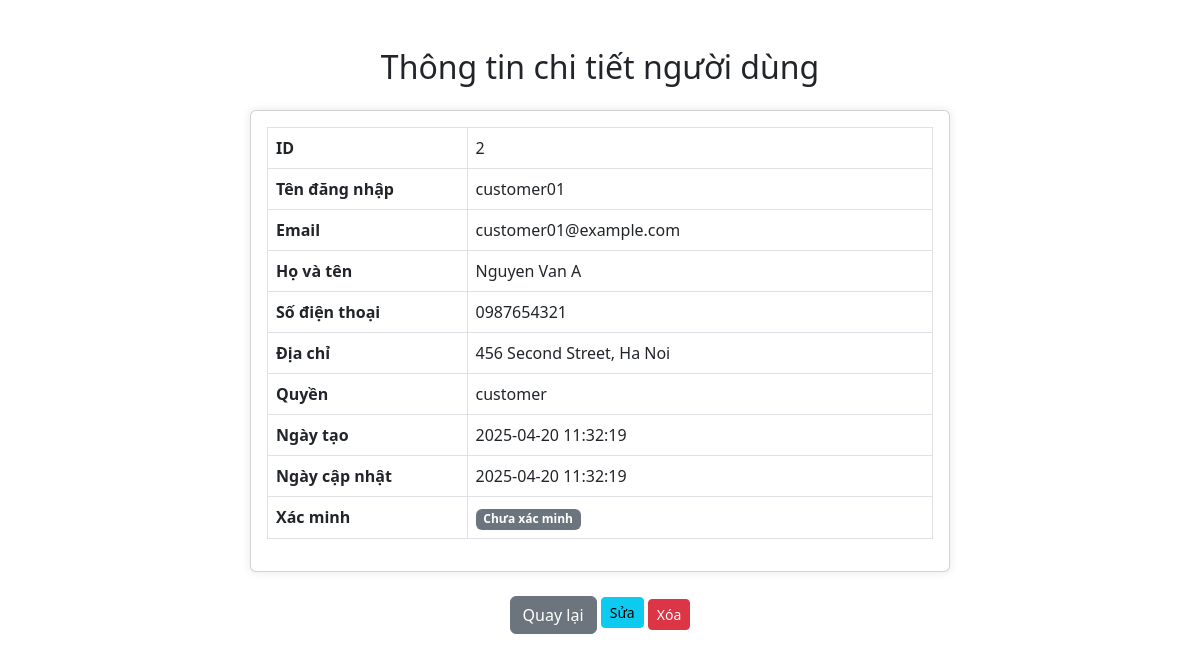
The app's page /index.php?controller=UserAdmin&action=detail&id=2 with its own data.
### tables this page shows
CREATE TABLE `users` (
  `id` int(11) NOT NULL,
  `username` varchar(50) NOT NULL,
  `password` varchar(255) NOT NULL,
  `email` varchar(100) NOT NULL,
  `full_name` varchar(100) DEFAULT NULL,
  `phone` varchar(20) DEFAULT NULL,
  `address` varchar(255) DEFAULT NULL,
  `role` enum('admin','customer') DEFAULT 'customer',
  `created_at` timestamp NOT NULL DEFAULT current_timestamp(),
  `updated_at` timestamp NOT NULL DEFAULT current_timestamp() ON UPDATE current_timestamp(),
  `is_verified` tinyint(1) DEFAULT 0
);

### controllers/UserAdminController.php (called while the page is built, shortened)
<?php
require_once './models/User.php';
class UserAdminController
{
    public function detail()
    {
        $user = new User();
        $id = $_GET['id'];
        $user = $user->findById($id);
        require_once './views/admin/user_detail.php';
    }
}
?>

### models/User.php (called while the page is built, shortened)
<?php
require_once __DIR__ . '/../config/Database.php';
class User
{
    private $conn;
    public function __construct()
    {
        $db = new Database();
        $this->conn = $db->connect();
    }
    public function findById($id)
    {
        $sql = "SELECT * FROM users WHERE id = :id";
        $stmt = $this->conn->prepare($sql);
        $stmt->execute(['id' => $id]);
        $data = $stmt->fetch(PDO::FETCH_ASSOC);
        if ($data) {
            $user = new User();
            foreach ($data as $key => $value) {
                $user->$key = $value;
            }
            return $user;
        }
        return null;
    }
}

### config/Database.php (called while the page is built, shortened)
<?php
class Database {
    private $host = "localhost";
    private $db_name = "db_porsche_php";
    private $username = "root";
    private $password = "";
    private $port = 3306;
    public function connect() {
        $this->conn = null;
        try {
            $dsn = "mysql:host={$this->host};port={$this->port};dbname={$this->db_name};charset=utf8";
            $this->conn = new PDO($dsn, $this->username, $this->password);
            $this->conn->setAttribute(PDO::ATTR_ERRMODE, PDO::ERRMODE_EXCEPTION);
        } catch(PDOException $e) {
            echo "Kết nối thất bại: " . $e->getMessage();
            exit;
        }
        return $this->conn;
    }
}
?>

### views/admin/user_detail.php (the view, shortened to what this page needs)
<!DOCTYPE html>
<html lang="vi">
<head>
    <link href="https://cdn.jsdelivr.net/npm/bootstrap@5.3.0/dist/css/bootstrap.min.css" rel="stylesheet">
</head>
<body>
    <div class="container mt-5">
        <h2 class="mb-4 text-center">Thông tin chi tiết người dùng</h2>
        <div class="card">
            <div class="card-body">
                <table class="table table-bordered">
                    <tr>
                        <th>ID</th>
                        <td><?= htmlspecialchars($user->id) ?></td>
                    </tr>
                    <tr>
                        <th>Tên đăng nhập</th>
                        <td><?= htmlspecialchars($user->username) ?></td>
                    </tr>
                    <tr>
                        <th>Email</th>
                        <td><?= htmlspecialchars($user->email) ?></td>
                    </tr>
                    <tr>
                        <th>Họ và tên</th>
                        <td><?= htmlspecialchars($user->full_name) ?></td>
                    </tr>
                    <tr>
                        <th>Số điện thoại</th>
                        <td><?= htmlspecialchars($user->phone) ?></td>
                    </tr>
                    <tr>
                        <th>Địa chỉ</th>
                        <td><?= htmlspecialchars($user->address) ?></td>
                    </tr>
                    <tr>
                        <th>Quyền</th>
                        <td><?= htmlspecialchars($user->role) ?></td>
                    </tr>
                    <tr>
                        <th>Ngày tạo</th>
                        <td><?= htmlspecialchars($user->created_at) ?></td>
                    </tr>
                    <tr>
                        <th>Ngày cập nhật</th>
                        <td><?= htmlspecialchars($user->updated_at) ?></td>
                    </tr>
                    <tr>
                        <th>Xác minh</th>
                        <td>
                            <span class="badge bg-<?= $user->is_verified ? 'success' : 'secondary' ?>">
                                <?= $user->is_verified ? 'Đã xác minh' : 'Chưa xác minh' ?>
                            </span>
                        </td>
                    </tr>
                </table>
            </div>
        </div>
        <div class="mt-4 text-center">
            <a href="index.php?controller=UserAdmin&action=index" class="btn btn-secondary">Quay lại</a>
            <a href="index.php?controller=UserAdmin&action=update&id=<?= $user->id ?>"
                class="btn btn-sm btn-info mb-1">Sửa</a>
            <a href="index.php?controller=UserAdmin&action=delete&id=<?= $user->id ?>" class="btn btn-sm btn-danger"
                onclick="return confirm('Bạn có chắc muốn xóa người dùng này?')">Xóa</a>
        </div>
    </div>
</body>
</html>

### views/admin/user_detail.php (style rules this page uses)
.card { max-width: 700px; margin: auto; box-shadow: 0 0 10px rgba(0, 0, 0, 0.1); }
.table th { width: 30%; }

### records on screen
users: id "2", username "customer01", email "customer01@example.com", full_name "Nguyen Van A", phone "0987654321", address "456 Second Street, Ha Noi", role "customer", created_at "2025-04-20 11:32:19", updated_at "2025-04-20 11:32:19"
